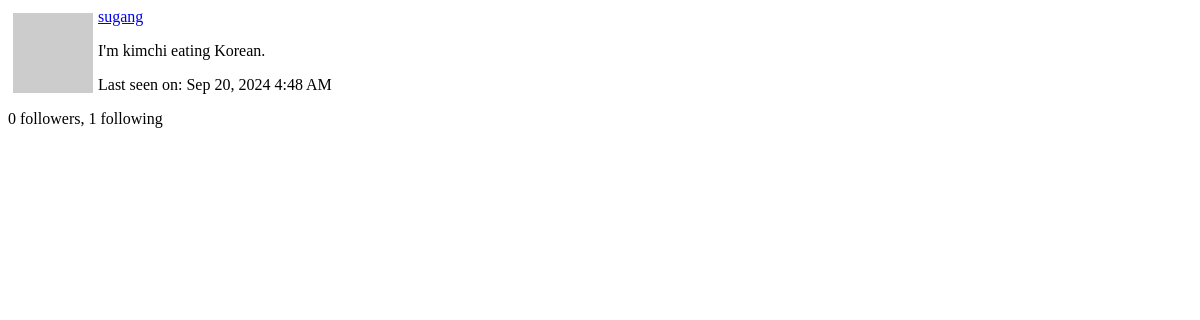
/user/sugang/popup (signed in), run on an earlier commit of the app's database.
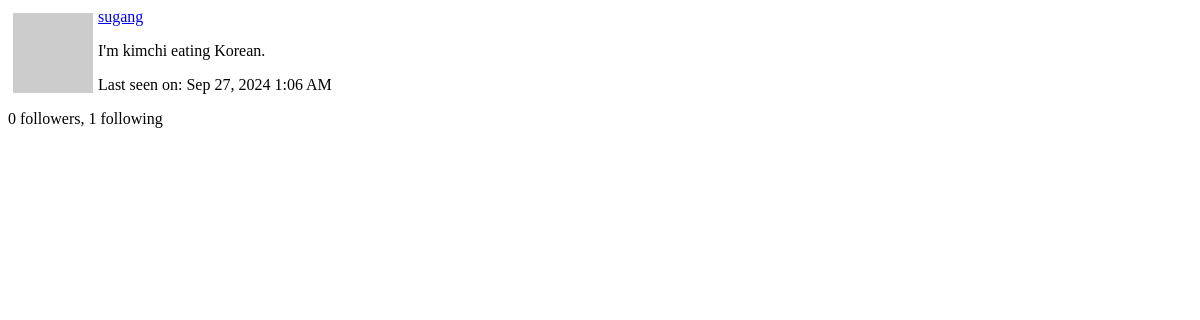
And on a later commit of the database.
### app/models.py (models this page shows, shortened)
class User(UserMixin, db.Model):
    id: so.Mapped[int] = so.mapped_column(primary_key=True)
    username: so.Mapped[str] = so.mapped_column(sa.String(64), index=True, unique=True)
    email: so.Mapped[str] = so.mapped_column(sa.String(120), index=True, unique=True)
    password_hash: so.Mapped[Optional[str]] = so.mapped_column(sa.String(256))
    about_me: so.Mapped[Optional[str]] = so.mapped_column(sa.String(140))
    last_seen: so.Mapped[Optional[datetime]] = so.mapped_column(
        default=lambda: datetime.now(timezone.utc)
    )
    last_message_read_time: so.Mapped[Optional[datetime]]
    messages_sent: so.WriteOnlyMapped["Message"] = so.relationship(
        foreign_keys="Message.sender_id", back_populates="author"
    )
    messages_received: so.WriteOnlyMapped["Message"] = so.relationship(
        foreign_keys="Message.recipient_id", back_populates="recipient"
    )
    notifications: so.WriteOnlyMapped["Notification"] = so.relationship(
        back_populates="user"
    )
    def avatar(self, size):
        digest = md5(self.email.lower().encode("utf-8")).hexdigest()
        return f"https://www.gravatar.com/avatar/{digest}?d=identicon&s={size}"
    posts: so.WriteOnlyMapped["Post"] = so.relationship(back_populates="author")
    following: so.WriteOnlyMapped["User"] = so.relationship(
        secondary=followers,
        primaryjoin=(followers.c.follower_id == id),
        secondaryjoin=(followers.c.followed_id == id),
        back_populates="followers",
    )
    followers: so.WriteOnlyMapped["User"] = so.relationship(
        secondary=followers,
        primaryjoin=(followers.c.followed_id == id),
        secondaryjoin=(followers.c.follower_id == id),
        back_populates="following",
    )
    def followers_count(self):
        query = sa.select(sa.func.count()).select_from(
            self.followers.select().subquery()
        )
        return db.session.scalar(query)
    def following_count(self):
        query = sa.select(sa.func.count()).select_from(
            self.following.select().subquery()
        )
        return db.session.scalar(query)

### app/routes.py (the view)
@app.route("/user/<username>/popup")
@login_required
def user_popup(username):
    user = db.first_or_404(sa.select(User).where(User.username == username))
    form = EmptyForm()
    return render_template("user_popup.html", user=user, form=form)

### app/__init__.py (called while the page is built)
def get_locale():
    return "ko"

### app/models.py (called while the page is built)
@login.user_loader
def load_user(id):
    return db.session.get(User, int(id))

### app/routes.py (called while the page is built)
@app.before_request
def before_request():
    if current_user.is_authenticated:
        current_user.last_seen = datetime.now(timezone.utc)
        db.session.commit()
    g.locale = str(get_locale())

### app/templates/user_popup.html (shortened to what this page needs)
<div>
    <img src="{{ user.avatar(64) }}" style="margin: 5px; float:left">
    <p>
        <a href=" {{ url_for("user", username=user.username) }}">{{ user.username }}</a>
    </p>
    {% if user.about_me %}<p>{{ user.about_me }}</p>{% endif %}
    {% if user.last_seen %}<p>{{ _("Last seen on") }}: {{ moment(user.last_seen).format('lll') }}</p>{% endif %}
    <p>
        {{ _('%(count)d followers', count=user.followers_count() ) }}, {{ _('%(count)d following', count=user.following_count() ) }}
    </p>
</div>

What changed in the data, as far as the page shows it:
changed User "sugang": last_seen "Sep 20, 2024 4:48 AM" → "Sep 27, 2024 1:06 AM"
